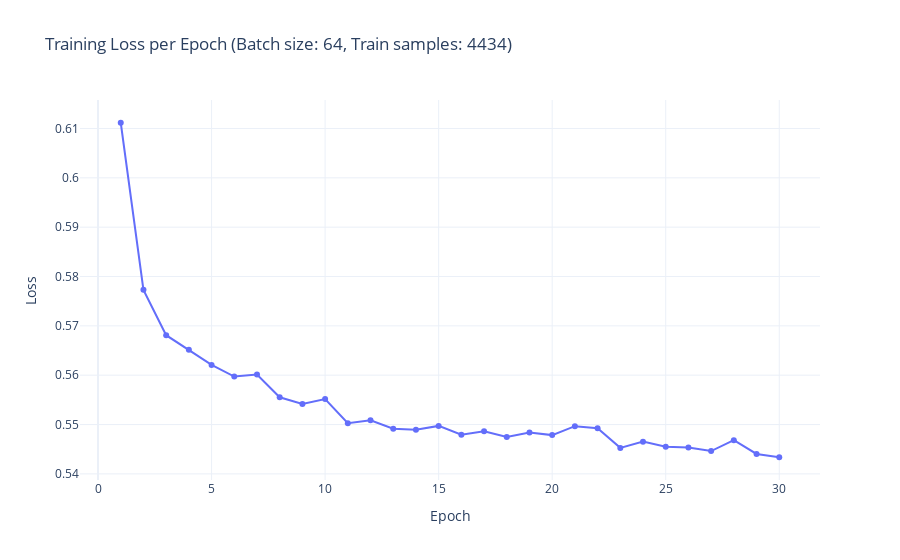

The code cell stored with this chart in its notebook:
### Code cell
import plotly.graph_objects as go

batch_size = model_config['batch_size']
num_samples = len(train_dataset)

fig = go.Figure()
fig.add_trace(go.Scatter(
    y=loss_epochs,
    x=list(range(1, len(loss_epochs) + 1)),
    mode='lines+markers',
    name='Training Loss'
))
fig.update_layout(
    title=f"Training Loss per Epoch (Batch size: {batch_size}, Train samples: {num_samples})",
    xaxis_title="Epoch",
    yaxis_title="Loss",
    template="plotly_white"
)
fig.write_html(os.path.join(save_results_dir, "training_loss.html"))
fig.show()

### Figure 1 — Plotly figure (JSON) as saved in the notebook; plotly's stock layout.template omitted (floating-point values rounded to 4 significant figures)
{"data": [{"mode": "lines+markers", "name": "Training Loss", "type": "scatter", "x": [1, 2, 3, 4, 5, 6, 7, 8, 9, 10, 11, 12, 13, 14, 15, 16, 17, 18, 19, 20, 21, 22, 23, 24, 25, 26, 27, 28, 29, 30], "y": [0.6112, 0.5773, 0.5681, 0.5652, 0.5621, 0.5597, 0.5601, 0.5555, 0.5541, 0.5551, 0.5503, 0.5509, 0.5492, 0.549, 0.5497, 0.5479, 0.5486, 0.5475, 0.5484, 0.5479, 0.5497, 0.5492, 0.5453, 0.5465, 0.5455, 0.5454, 0.5446, 0.5468, 0.544, 0.5434]}], "layout": {"title": {"text": "Training Loss per Epoch (Batch size: 64, Train samples: 4434)"}, "xaxis": {"title": {"text": "Epoch"}}, "yaxis": {"title": {"text": "Loss"}}}}
